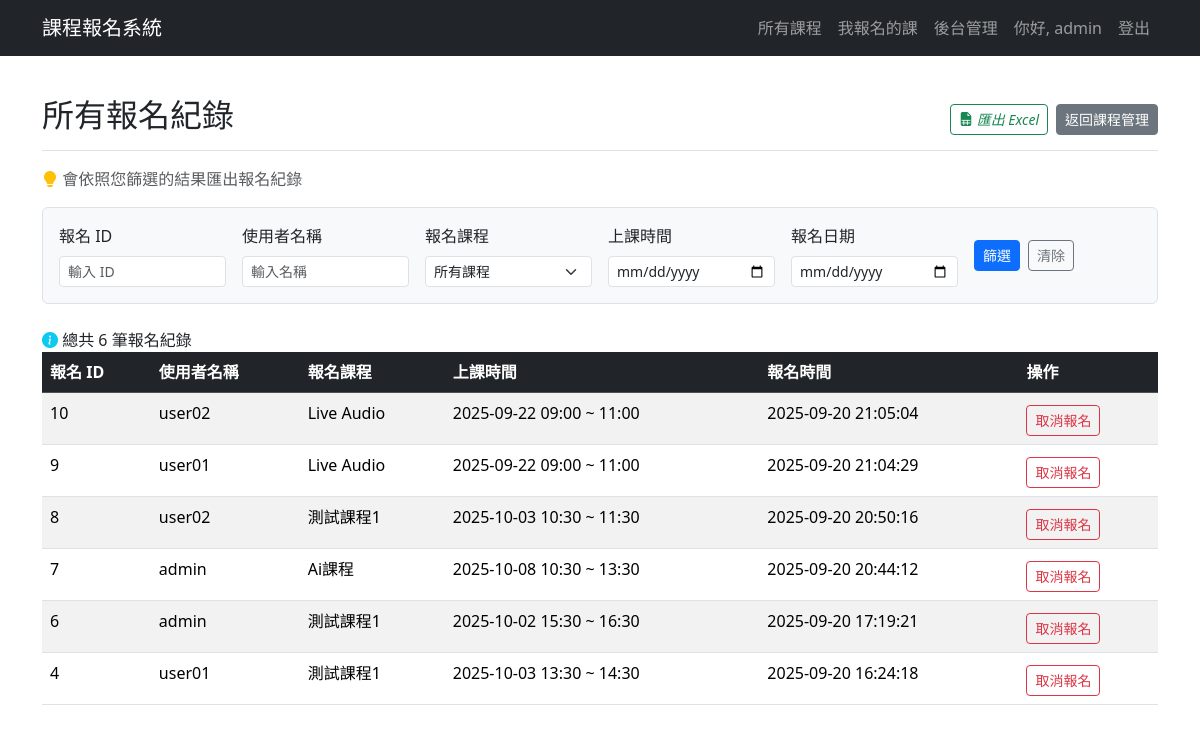
Page /admin/all_registrations (signed in) on the earlier database version.
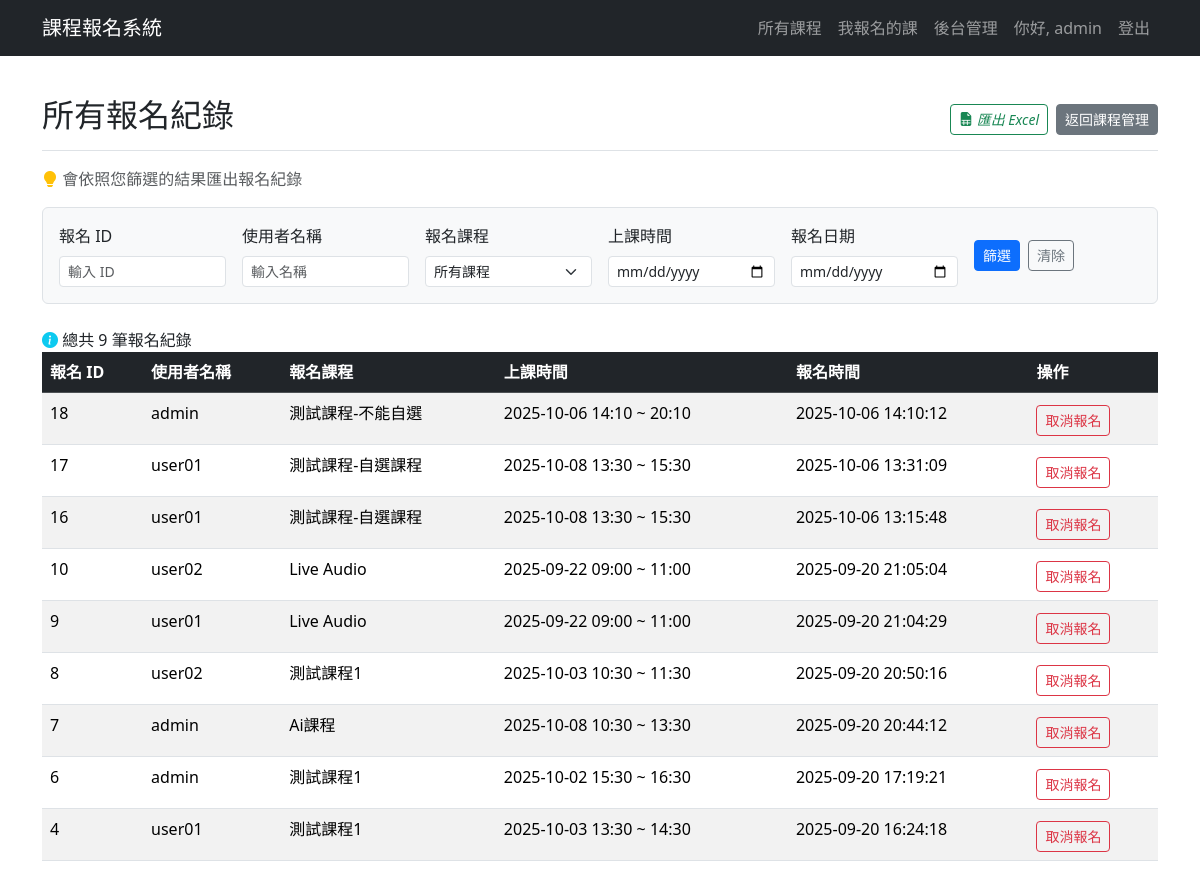
Same page on the later database version.
### app.py (models this page shows, shortened)
class User(UserMixin, db.Model):
    id = db.Column(db.Integer, primary_key=True) # 使用者ID 唯一值
    username = db.Column(db.String(80), unique=True, nullable=False)
    password_hash = db.Column(db.String(200), nullable=False) # 儲存雜湊後的密碼
    is_admin = db.Column(db.Boolean, default=False) # 是否為管理者
    __table_args__ = {'extend_existing': True} # 避免重複定義表格錯誤

class Registration(db.Model):
    __tablename__ = 'registration'
    id = db.Column(db.Integer, primary_key=True)
    user_id = db.Column(db.Integer, db.ForeignKey('user.id'), nullable=False)
    time_slot_id = db.Column(db.Integer, db.ForeignKey('time_slot.id'), nullable=False) # 報名的梯次
    registration_time = db.Column(db.DateTime, default=datetime.utcnow) # 儲存的是 UTC 時間
    __table_args__ = {'extend_existing': True}
    user = db.relationship('User', backref=db.backref('registrations', lazy=True))
    time_slot = db.relationship('TimeSlot', backref=db.backref('registrations', lazy='dynamic', cascade="all, delete-orphan", single_parent=True)) # 一個梯次有多個報名紀錄
    def local_registration_time(self):
        return self.registration_time + timedelta(hours=8)

class Course(db.Model):
    __tablename__ = 'course' # 建議明確指定表名
    id = db.Column(db.Integer, primary_key=True)
    name = db.Column(db.String(120), nullable=False)
    description = db.Column(db.Text, nullable=False) # 課程描述
    speaker_info = db.Column(db.String(200)) # 講者資訊
    has_time_slots = db.Column(db.Boolean, default=False, nullable=False) # 是否有梯次
    status = db.Column(db.String(20), default='尚未開放') # 課程狀態：尚未開放、報名中、報名截止
    registration_start_time = db.Column(db.DateTime, nullable=False) # 報名開始時間
    registration_end_time = db.Column(db.DateTime, nullable=False) # 報名截止時間
    allow_user_to_choose_time = db.Column(db.Boolean, default=False, nullable=False) # 是否允許使用者自選時間
    duration_hours = db.Column(db.Float, nullable=True, default=1) # 新增：上課時數欄位
    user_choice_start_date = db.Column(db.Date, nullable=True) # 自選時間的可選起始日
    user_choice_end_date = db.Column(db.Date, nullable=True) # 自選時間的可選結束日
    user_choice_start_time_of_day = db.Column(db.Time, nullable=True) # 自選時間的每日可選起始時間
    user_choice_end_time_of_day = db.Column(db.Time, nullable=True) # 自選時間的每日可選結束時間
    __table_args__ = {'extend_existing': True} # 避免重複定義表格錯誤
    files = db.relationship('CourseFile', backref='course', lazy=True, cascade="all, delete-orphan") # 課程有多個檔案，刪除課程時也刪除相關檔案
    time_slots = db.relationship('TimeSlot', backref='course', lazy=True, cascade="all, delete-orphan") # 課程有多個梯次，刪除課程時也刪除相關梯次

class TimeSlot(db.Model):
    __tablename__ = 'time_slot'
    id = db.Column(db.Integer, primary_key=True)
    slot_start_time = db.Column(db.DateTime, nullable=False)
    slot_end_time = db.Column(db.DateTime, nullable=False)
    capacity = db.Column(db.Integer, nullable=False, default=999) # 梯次名額
    booked_count = db.Column(db.Integer, default=0) # 已報名人數
    course_id = db.Column(db.Integer, db.ForeignKey('course.id'), nullable=False) # 課程ID 外鍵，參考 Course 表
    __table_args__ = {'extend_existing': True} # 避免重複定義表格錯誤

### app.py (the view, shortened to what this page needs)
@app.route('/admin/all_registrations')
@login_required
@admin_required
def all_registrations():
    query = Registration.query.join(TimeSlot).join(User)
    reg_id_str = request.args.get('registration_id')
    if reg_id_str:
        try:
            query = query.filter(Registration.id == int(reg_id_str))
        except ValueError:
            flash('報名 ID 必須是數字', 'warning')
    username = request.args.get('username')
    if username:
        query = query.filter(User.username.ilike(f"%{username}%"))
    course_id_str = request.args.get('course_id')
    if course_id_str:
        try:
            query = query.filter(TimeSlot.course_id == int(course_id_str))
        except ValueError:
            flash('課程 ID 格式不正確', 'warning')
    slot_date_str = request.args.get('slot_date')
    if slot_date_str:
        try:
            slot_date = datetime.strptime(slot_date_str, '%Y-%m-%d').date()
            query = query.filter(func.date(TimeSlot.slot_start_time) == slot_date)
        except ValueError:
            flash('梯次日期格式不正確', 'warning')
    reg_date_str = request.args.get('registration_date')
    all_courses = Course.query.order_by(Course.name).all()
    all_regs = query.order_by(Registration.id.desc()).all()
    return render_template(
        'admin_all_registrations.html',
        registrations=all_regs,
        all_courses=all_courses,
        request=request
    )

### app.py (called while the page is built)
@login_manager.user_loader
def load_user(user_id): # 透過 user_id 載入使用者
    return User.query.get(int(user_id)) # 從資料庫取得使用者資料

def admin_required(f):
    @wraps(f)
    def decorated_function(*args, **kwargs):
        if not current_user.is_authenticated or not current_user.is_admin:
            flash('您沒有權限。', 'danger')
            return redirect(url_for('index'))
        return f(*args, **kwargs)
    return decorated_function

### templates/admin_all_registrations.html (shortened to what this page needs)
{% extends "layout.html" %}
{% block content %}
<div class="d-flex justify-content-between flex-wrap flex-md-nowrap align-items-center pt-3 pb-2 mb-3 border-bottom">
    <h1 class="h2">所有報名紀錄</h1>
    <div class="btn-toolbar mb-2 mb-md-0">
        <a id="export-excel-btn" href="{{ url_for('export_registrations_to_excel', **request.args) }}" class="btn btn-sm btn-outline-success me-2" title="匯出 Excel">
            <i class="bi bi-file-earmark-spreadsheet-fill "> 匯出 Excel</i>
        </a>
        <a href="{{ url_for('admin_dashboard') }}" class="btn btn-sm btn-secondary">返回課程管理</a>
    </div>
</div>
<p class="text-muted"><i class="bi bi-lightbulb-fill text-warning"></i> 會依照您篩選的結果匯出報名紀錄</p>
<form method="GET" action="{{ url_for('all_registrations') }}" class="mb-4 p-3 border rounded bg-light">
    <div class="row g-3 align-items-center">
        <div class="col-md-2">
            <label for="registration_id" class="form-label">報名 ID</label>
            <input type="number" class="form-control form-control-sm" id="registration_id" name="registration_id" placeholder="輸入 ID" value="{{ request.args.get('registration_id', '') }}">
        </div>
        <div class="col-md-2">
            <label for="username" class="form-label">使用者名稱</label>
            <input type="text" class="form-control form-control-sm" id="username" name="username" placeholder="輸入名稱" value="{{ request.args.get('username', '') }}">
        </div>
        <div class="col-md-2">
            <label for="course_id" class="form-label">報名課程</label>
            <select id="course_id" name="course_id" class="form-select form-select-sm">
                <option value="">所有課程</option>
            </select>
        </div>
        <div class="col-md-2">
            <label for="slot_date" class="form-label">上課時間</label>
            <input type="date" class="form-control form-control-sm" id="slot_date" name="slot_date" value="{{ request.args.get('slot_date', '') }}">
        </div>
        <div class="col-md-2">
            <label for="registration_date" class="form-label">報名日期</label>
            <input type="date" class="form-control form-control-sm" id="registration_date" name="registration_date" value="{{ request.args.get('registration_date', '') }}">
        </div>
        <div class="col-md-2 d-flex align-items-end">
            <button type="submit" class="btn btn-primary btn-sm me-2">篩選</button>
            <a href="{{ url_for('all_registrations') }}" class="btn btn-outline-secondary btn-sm">清除</a>
        </div>
    </div>
</form>
<i class=" bi bi-info-circle-fill text-info"></i> 總共 {{ registrations|length }} 筆報名紀錄
<div class="table-responsive">
    <table class="table table-striped table-hover">
        <thead class="table-dark">
            <tr>
                <th>報名 ID</th>
                <th>使用者名稱</th>
                <th>報名課程</th>
                <th>上課時間</th>
                <th>報名時間</th>
                <th>操作</th>
            </tr>
        </thead>
        <tbody>
            {% if registrations %}
                {% for reg in registrations %}
                <tr>
                    <td>{{ reg.id }}</td>
                    <td>{{ reg.user.username }}</td>
                    <td>{{ reg.time_slot.course.name }}</td>
                    <td>{{ reg.time_slot.slot_start_time.strftime('%Y-%m-%d %H:%M') }} ~ {{ reg.time_slot.slot_end_time.strftime('%H:%M') }}</td>
                    <td>{{ reg.local_registration_time().strftime('%Y-%m-%d %H:%M:%S') }}</td>
                    <td>
                        <form action="{{ url_for('admin_cancel_registration', registration_id=reg.id) }}" method="POST" onsubmit="return confirm('確定要取消這位使用者的報名嗎？');" style="display: inline;">
                            <button type="submit" class="btn btn-outline-danger btn-sm mt-1 ">取消報名</button>
                        </form>
                    </td>
                </tr>
                {% endfor %}
            {% else %}
                <tr>
                    <td colspan="6" class="text-center">找不到符合條件的報名紀錄。</td>
                </tr>
            {% endif %}
        </tbody>
    </table>
</div>
{% endblock %}

### templates/layout.html (shortened to what this page needs)
<!doctype html>
<html lang="zh-Hant">
<head>
    <link href="https://cdn.jsdelivr.net/npm/bootstrap@5.3.3/dist/css/bootstrap.min.css" rel="stylesheet">
    <link rel="stylesheet" href="https://cdn.jsdelivr.net/npm/bootstrap-icons@1.11.3/font/bootstrap-icons.min.css">
    <link rel="stylesheet" href="{{ url_for('static', filename='css/style.css') }}">
</head>
<body class="{% block body_class %}{% endblock %}">
    <nav class="navbar navbar-expand-lg {% block navbar_classes %}navbar-dark bg-dark{% endblock %}">
        <div class="container">
            <a class="navbar-brand" href="{{ url_for('index') }}">課程報名系統</a>
            <div class="collapse navbar-collapse" id="navbarNav">
                <ul class="navbar-nav ms-auto">
                    <li class="nav-item">
                        <a class="nav-link" href="{{ url_for('index') }}">所有課程</a>
                    </li>
                    {% if current_user.is_authenticated %}
                        <li class="nav-item">
                            <a class="nav-link" href="{{ url_for('my_courses') }}">我報名的課</a>
                        </li>
                        {% if current_user.is_admin %}
                        <li class="nav-item">
                            <a class="nav-link" href="{{ url_for('admin_dashboard') }}">後台管理</a>
                        </li>
                        {% endif %}
                        <li class="nav-item">
                            <a class="nav-link" href="#">你好, {{ current_user.username }}</a>
                        </li>
                        <li class="nav-item">
                            <a class="nav-link" href="{{ url_for('logout') }}">登出</a>
                        </li>
                    {% else %}
                        <li class="nav-item">
                            <a class="nav-link" href="{{ url_for('login') }}">登入/註冊</a>
                        </li>
                    {% endif %}
                </ul>
            </div>
        </div>
    </nav>
    <main class="container mt-4">
        {% block content %}{% endblock %}
    </main>
</body>
</html>

Differences in the rows shown:
added Registration: id "18", user.username "admin", time_slot.course.name "測試課程-不能自選", time_slot.slot_start_time "2025-10-06 14:10", time_slot.slot_end_time "20:10", local_registration_time "2025-10-06 14:10:12"
added Registration: id "17", user.username "user01", time_slot.course.name "測試課程-自選課程", time_slot.slot_start_time "2025-10-08 13:30", time_slot.slot_end_time "15:30", local_registration_time "2025-10-06 13:31:09"
added Registration: id "16", user.username "user01", time_slot.course.name "測試課程-自選課程", time_slot.slot_start_time "2025-10-08 13:30", time_slot.slot_end_time "15:30", local_registration_time "2025-10-06 13:15:48"
Other differences:
{{ registrations|length }}: "6" → "9"
